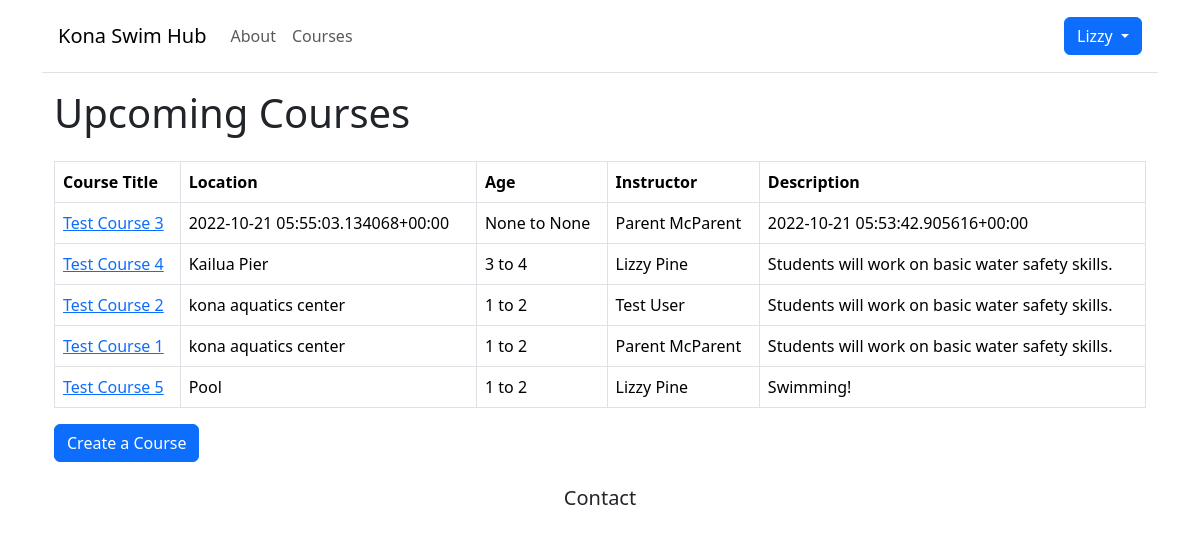
/lessons/course_list/ (signed in), run on the app's committed database.
### accounts/models.py (models this page shows)
class CustomUser(AbstractUser):
    email = models.EmailField(max_length=200)
    password = models.CharField(max_length=200)
    first_name = models.CharField(max_length = 100)
    last_name = models.CharField(max_length = 100)
    is_instructor = models.BooleanField(default=False)
    course_created = models.ForeignKey('lessons.Course', null=True, on_delete=models.CASCADE)
    def __str__(self):
        return self.first_name[:50] + " " + self.last_name[:50]

### lessons/models.py (models this page shows, shortened)
class Course(models.Model):
    course_instructor = models.ForeignKey(CustomUser, on_delete=models.CASCADE, null=True) # Check this: When User is deleted, also delete the Course.
    course_title = models.CharField(max_length=100, default=None)
    course_description = models.CharField(max_length=250)
    course_age_range_min = models.IntegerField(null=True)
    course_age_range_max = models.IntegerField(null=True)
    course_location = models.CharField(max_length=100)
    course_start_date = models.DateField(help_text="Enter the date this course will begin.")
    course_end_date = models.DateField(help_text="Enter the date this course will end.")
    course_day_of_week = models.CharField(max_length=100, blank=True)
    course_start_time = models.TimeField(help_text="Enter the start time for this course in Hawaii Standard Time (e.g., 01:00 PM).")
    course_end_time = models.TimeField(help_text="Enter the end time for this course in Hawaii Standard Time(e.g., 02:00 PM).")
    num_spots_available = models.IntegerField()
    course_price = models.DecimalField(max_digits=10, decimal_places=2)
    learner_on_roster = models.ManyToManyField(to=Learner, related_name="learners", blank=True)

### lessons/views.py (the view, shortened to what this page needs)
# urls.py: path('course_list/', CourseListView.as_view(), name='course_list'),
class CourseListView(LoginRequiredMixin, ListView):
    model = Course
    template_name = 'course_list.html'

### templates/course_list.html (shortened to what this page needs)
{% extends "base.html" %}
{% block content %}
{% if user.is_authenticated %}
<body>
  <div class="container">
    <h1>Upcoming Courses</h1>
    <div class="course-table-container">
      <table class="table table-bordered table-hover">
        <thead>
          <tr>
            <th> Course Title </th>
            <th> Location </th>
            <th> Age </th>
            <th> Instructor </th>
            <th> Description </th>
          </tr>
        </thead>
        <tbody>
          {% for course in object_list %}
          <tr>
            <td><a href="{% url 'course_detail' course.pk %}">{{ course.course_title }}</a></td>
            <td> {{ course.course_location }} </td>
            <td> {{ course.course_age_range_min }} to {{ course.course_age_range_max }}</td>
            <td> {{ course.course_instructor }} </td>
            <td> {{ course.course_description }} </td>
          </tr>
          {% empty %}
          <h3>Create the first course!</h3>
          {% endfor %}
        </tbody>
      </table>
    </div>
    {% if user.is_instructor %}
    <div>
      <a href=" {% url 'course_create' %}" class="btn btn-primary" role="button">Create a Course</a>
    </div>
    {% endif %}
  </div>
</body>
{% else %}
<p>You are not logged in</p>
<a href=" {% url 'login' %}">Log In</a> |
<a href="{% url 'signup' %}">Sign Up</a>
</div>
{% endif %}
{% endblock content %}

### templates/base.html (shortened to what this page needs)
{% load static %}
<!doctype html>
<html lang="en">
<head>
    <link href="https://cdn.jsdelivr.net/npm/bootstrap@5.2.2/dist/css/bootstrap.min.css" rel="stylesheet"
>
    <link href="{% static 'css/base.css' %}" rel="stylesheet">
    {% load bootstrap5 %}
    {% bootstrap_css %}
</head>
<div class="container pb-4">
    {% if user.is_authenticated %}
    <nav class="navbar navbar-expand-sm p-3 mb-3 border-bottom">
        <a class="navbar-brand" href="{% url 'home' %}">Kona Swim Hub</a>
        <div class="collapse navbar-collapse justify-content-between" id="navbarText">
            <ul class="navbar-nav mr-auto">
                <li class="nav-item">
                    <a class="nav-link" href="{% url 'about' %}">About </a>
                </li>
                <li class="nav-item">
                    <a class="nav-link" href="{% url 'course_list' %}">Courses </a>
                </li>
            </ul>
            <div class="btn-group">
                <button type="button" class="btn btn-primary dropdown-toggle" data-bs-toggle="dropdown"
                    aria-expanded="false">
                    {{ user.first_name }}
                </button>
            </div>
        </div>
    </nav>
    {% endif %}
    {% block content %}
    {% endblock content %}
</div>
<footer class="footer">
    <div class="row">
        <div class="col-sm-3 col-sm-12 text-center">
            <h5>Contact</h5>
        </div>
    </div>
</footer>
</html>

### static/css/base.css (style rules this page uses)
.course-table-container { padding-top: 1em; }

### data on the page
CustomUser: first_name "Lizzy"
Course: course_title "Test Course 3", course_location "2022-10-21 05:55:03.134068+00:00", course_age_range_min "None", course_age_range_max "None", course_instructor "Parent McParent", course_description "2022-10-21 05:53:42.905616+00:00"
Course: course_title "Test Course 4", course_location "Kailua Pier", course_age_range_min "3", course_age_range_max "4", course_instructor "Lizzy Pine", course_description "Students will work on basic water safety skills."
Course: course_title "Test Course 2", course_location "kona aquatics center", course_age_range_min "1", course_age_range_max "2", course_instructor "Test User", course_description "Students will work on basic water safety skills."
Course: course_title "Test Course 1", course_location "kona aquatics center", course_age_range_min "1", course_age_range_max "2", course_instructor "Parent McParent", course_description "Students will work on basic water safety skills."
Course: course_title "Test Course 5", course_location "Pool", course_age_range_min "1", course_age_range_max "2", course_instructor "Lizzy Pine", course_description "Swimming!"
